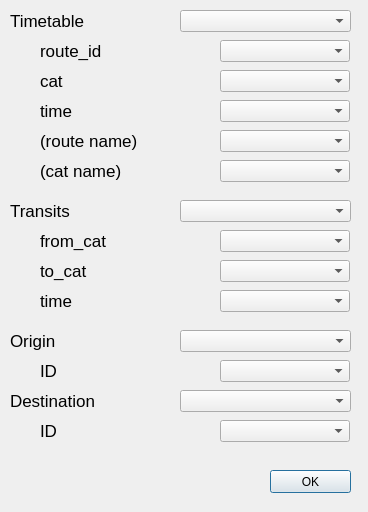
<?xml version="1.0" encoding="UTF-8"?>
<ui version="4.0">
 <class>Dialog</class>
 <widget class="QDialog" name="Dialog">
  <property name="geometry">
   <rect>
    <x>0</x>
    <y>0</y>
    <width>368</width>
    <height>512</height>
   </rect>
  </property>
  <property name="windowTitle">
   <string>Dialog</string>
  </property>
  <widget class="QPushButton" name="btnOK">
   <property name="geometry">
    <rect>
     <x>270</x>
     <y>470</y>
     <width>81</width>
     <height>23</height>
    </rect>
   </property>
   <property name="text">
    <string>OK</string>
   </property>
  </widget>
  <widget class="QLabel" name="label">
   <property name="geometry">
    <rect>
     <x>10</x>
     <y>10</y>
     <width>121</width>
     <height>21</height>
    </rect>
   </property>
   <property name="font">
    <font>
     <pointsize>13</pointsize>
    </font>
   </property>
   <property name="text">
    <string>Timetable</string>
   </property>
  </widget>
  <widget class="QLabel" name="label_2">
   <property name="geometry">
    <rect>
     <x>40</x>
     <y>40</y>
     <width>92</width>
     <height>21</height>
    </rect>
   </property>
   <property name="font">
    <font>
     <pointsize>13</pointsize>
    </font>
   </property>
   <property name="text">
    <string>route_id</string>
   </property>
  </widget>
  <widget class="QLabel" name="label_3">
   <property name="geometry">
    <rect>
     <x>40</x>
     <y>70</y>
     <width>92</width>
     <height>21</height>
    </rect>
   </property>
   <property name="font">
    <font>
     <pointsize>13</pointsize>
    </font>
   </property>
   <property name="text">
    <string>cat</string>
   </property>
  </widget>
  <widget class="QLabel" name="label_4">
   <property name="geometry">
    <rect>
     <x>40</x>
     <y>100</y>
     <width>92</width>
     <height>21</height>
    </rect>
   </property>
   <property name="font">
    <font>
     <pointsize>13</pointsize>
    </font>
   </property>
   <property name="text">
    <string>time</string>
   </property>
  </widget>
  <widget class="QComboBox" name="cmbRouteid">
   <property name="geometry">
    <rect>
     <x>220</x>
     <y>40</y>
     <width>130</width>
     <height>22</height>
    </rect>
   </property>
  </widget>
  <widget class="QComboBox" name="cmbCat">
   <property name="geometry">
    <rect>
     <x>220</x>
     <y>70</y>
     <width>130</width>
     <height>22</height>
    </rect>
   </property>
  </widget>
  <widget class="QComboBox" name="cmbTime">
   <property name="geometry">
    <rect>
     <x>220</x>
     <y>100</y>
     <width>130</width>
     <height>22</height>
    </rect>
   </property>
  </widget>
  <widget class="QComboBox" name="cmbTimetable">
   <property name="geometry">
    <rect>
     <x>180</x>
     <y>10</y>
     <width>171</width>
     <height>22</height>
    </rect>
   </property>
  </widget>
  <widget class="QComboBox" name="cmbTransit">
   <property name="geometry">
    <rect>
     <x>180</x>
     <y>200</y>
     <width>171</width>
     <height>22</height>
    </rect>
   </property>
  </widget>
  <widget class="QLabel" name="label_8">
   <property name="geometry">
    <rect>
     <x>10</x>
     <y>200</y>
     <width>121</width>
     <height>21</height>
    </rect>
   </property>
   <property name="font">
    <font>
     <pointsize>13</pointsize>
    </font>
   </property>
   <property name="text">
    <string>Transits</string>
   </property>
  </widget>
  <widget class="QComboBox" name="cmbTime2">
   <property name="geometry">
    <rect>
     <x>220</x>
     <y>290</y>
     <width>130</width>
     <height>22</height>
    </rect>
   </property>
  </widget>
  <widget class="QComboBox" name="cmbTocat">
   <property name="geometry">
    <rect>
     <x>220</x>
     <y>260</y>
     <width>130</width>
     <height>22</height>
    </rect>
   </property>
  </widget>
  <widget class="QLabel" name="label_5">
   <property name="geometry">
    <rect>
     <x>40</x>
     <y>290</y>
     <width>92</width>
     <height>21</height>
    </rect>
   </property>
   <property name="font">
    <font>
     <pointsize>13</pointsize>
    </font>
   </property>
   <property name="text">
    <string>time</string>
   </property>
  </widget>
  <widget class="QLabel" name="label_6">
   <property name="geometry">
    <rect>
     <x>40</x>
     <y>230</y>
     <width>92</width>
     <height>21</height>
    </rect>
   </property>
   <property name="font">
    <font>
     <pointsize>13</pointsize>
    </font>
   </property>
   <property name="text">
    <string>from_cat</string>
   </property>
  </widget>
  <widget class="QComboBox" name="cmbFromcat">
   <property name="geometry">
    <rect>
     <x>220</x>
     <y>230</y>
     <width>130</width>
     <height>22</height>
    </rect>
   </property>
  </widget>
  <widget class="QLabel" name="label_7">
   <property name="geometry">
    <rect>
     <x>40</x>
     <y>260</y>
     <width>92</width>
     <height>21</height>
    </rect>
   </property>
   <property name="font">
    <font>
     <pointsize>13</pointsize>
    </font>
   </property>
   <property name="text">
    <string>to_cat</string>
   </property>
  </widget>
  <widget class="QLabel" name="label_9">
   <property name="geometry">
    <rect>
     <x>10</x>
     <y>330</y>
     <width>121</width>
     <height>21</height>
    </rect>
   </property>
   <property name="font">
    <font>
     <pointsize>13</pointsize>
    </font>
   </property>
   <property name="text">
    <string>Origin</string>
   </property>
  </widget>
  <widget class="QComboBox" name="cmbOrigin">
   <property name="geometry">
    <rect>
     <x>180</x>
     <y>330</y>
     <width>171</width>
     <height>22</height>
    </rect>
   </property>
  </widget>
  <widget class="QLabel" name="label_10">
   <property name="geometry">
    <rect>
     <x>40</x>
     <y>360</y>
     <width>92</width>
     <height>21</height>
    </rect>
   </property>
   <property name="font">
    <font>
     <pointsize>13</pointsize>
    </font>
   </property>
   <property name="text">
    <string>ID</string>
   </property>
  </widget>
  <widget class="QComboBox" name="cmbIdOrig">
   <property name="geometry">
    <rect>
     <x>220</x>
     <y>360</y>
     <width>130</width>
     <height>22</height>
    </rect>
   </property>
  </widget>
  <widget class="QComboBox" name="cmbIdDest">
   <property name="geometry">
    <rect>
     <x>220</x>
     <y>420</y>
     <width>130</width>
     <height>22</height>
    </rect>
   </property>
  </widget>
  <widget class="QComboBox" name="cmbDestination">
   <property name="geometry">
    <rect>
     <x>180</x>
     <y>390</y>
     <width>171</width>
     <height>22</height>
    </rect>
   </property>
  </widget>
  <widget class="QLabel" name="label_11">
   <property name="geometry">
    <rect>
     <x>40</x>
     <y>420</y>
     <width>92</width>
     <height>21</height>
    </rect>
   </property>
   <property name="font">
    <font>
     <pointsize>13</pointsize>
    </font>
   </property>
   <property name="text">
    <string>ID</string>
   </property>
  </widget>
  <widget class="QLabel" name="label_12">
   <property name="geometry">
    <rect>
     <x>10</x>
     <y>390</y>
     <width>121</width>
     <height>21</height>
    </rect>
   </property>
   <property name="font">
    <font>
     <pointsize>13</pointsize>
    </font>
   </property>
   <property name="text">
    <string>Destination</string>
   </property>
  </widget>
  <widget class="QLabel" name="label_13">
   <property name="geometry">
    <rect>
     <x>40</x>
     <y>130</y>
     <width>131</width>
     <height>21</height>
    </rect>
   </property>
   <property name="font">
    <font>
     <pointsize>13</pointsize>
    </font>
   </property>
   <property name="text">
    <string>(route name)</string>
   </property>
  </widget>
  <widget class="QComboBox" name="cmbRouteName">
   <property name="geometry">
    <rect>
     <x>220</x>
     <y>130</y>
     <width>130</width>
     <height>22</height>
    </rect>
   </property>
  </widget>
  <widget class="QComboBox" name="cmbCatName">
   <property name="geometry">
    <rect>
     <x>220</x>
     <y>160</y>
     <width>130</width>
     <height>22</height>
    </rect>
   </property>
  </widget>
  <widget class="QLabel" name="label_14">
   <property name="geometry">
    <rect>
     <x>40</x>
     <y>160</y>
     <width>131</width>
     <height>21</height>
    </rect>
   </property>
   <property name="font">
    <font>
     <pointsize>13</pointsize>
    </font>
   </property>
   <property name="text">
    <string>(cat name)</string>
   </property>
  </widget>
 </widget>
 <resources/>
 <connections/>
</ui>
